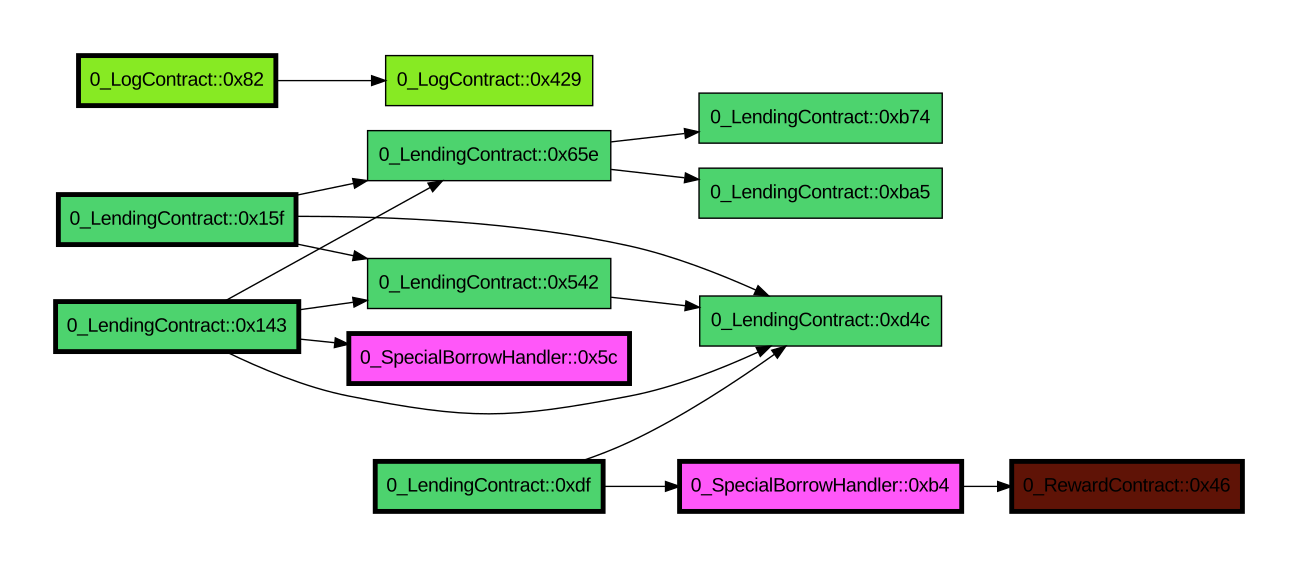

This figure's Python source:
import argparse
import os
import re
import networkx as nx
import matplotlib.pyplot as pyplot
import csv
import json
from collections import defaultdict
import subprocess
import random
from dataclasses import dataclass, asdict
import copy

# Global Variables
contract_set = set()  # Set of contract names to analyze

# Per contract call graphs
per_contract_call_graphs = dict()
per_contract_reverse_call_graphs = dict()

# Inter-contract call graphs
intercontract_call_graph = defaultdict(set)
intercontract_reverse_call_graph = defaultdict(set)

# Data structures to hold parsed data
tac_codes = dict() # contract.tac
function_sets = dict() # Function.csv
public_functions = dict() # PublicFunction.csv
external_calls = dict() # CallToSignatureHex.csv

tac_blocks = dict() # TAC_Block.csv
in_functions = dict() # InFunction.csv

partial_flows_oracle_to_external_call = dict() # PartialFlowOracleToExternalCall.csv
partial_flows_call_data_load_to_external_call = dict() # PartialFlowCallDataLoadToExternalCall.csv
partial_flows_call_data_load_to_sink = dict() # PartialFlowCallDataLoadToSink.csv

# Complete flows
complete_flows = list()  # Complete flows (both intra- and inter-contract)

# Flow classes

@dataclass
class Flow:
    flow_type: str       # e.g., "CompleteFlowOracleToSink", "PartialFlowOracleToExternalCall", "PartialFlowCallDataLoadToExternalCall", "PartialFlowCallDataLoadToSink"
    contract_name: str   # e.g., "ContractName"
    from_stmt: str       # e.g., "0x123"
    to_stmt: str         # e.g., "0xabc"


@dataclass
class CompleteFlow:
    flow_type: str      # always "[Intra/Inter]FlowOracleToSink"
    flows: list         # list of flow paths (each is a list of Flow steps)


def export_to_graphviz_pdf():
    """
    Exports the call graph to DOT and PDF with Graphviz.
    """
    dot_file = f"/home/fbioribeiro/thesis-tool/greed/resources/intercontract_callgraph.dot"
    pdf_file = f"/home/fbioribeiro/thesis-tool/greed/resources/intercontract_callgraph.pdf"

    # Assign random colors to each contract
    def random_color():
        return "#%06x" % random.randint(0x444444, 0xFFFFFF)  # readable color range

    contract_colors = {contract: random_color() for contract in contract_set}

    # Write DOT file
    with open(dot_file, "w") as f:
        f.write("digraph InterContractCallGraph {\n")
        f.write("  rankdir=LR;\n")
        f.write("  node [shape=box fontname=\"Arial\"];\n")

        added_nodes = set()

        for caller, callees in intercontract_call_graph.items():
            # Add caller node with color if not already added
            if caller not in added_nodes:
                contract, function_entry_block = caller.split("::")

                color = contract_colors[contract]
                penwidth = "3.5" if function_entry_block in public_functions[contract].keys() else "1"

                f.write(f"  \"{caller}\" [style=filled, fillcolor=\"{color}\", penwidth=\"{penwidth}\"];\n")
                added_nodes.add(caller)

            for callee in callees:
                # Add callee node with color if not already added
                if callee not in added_nodes:
                    contract, function_entry_block = callee.split("::")

                    color = contract_colors[contract]
                    penwidth = "3.5" if function_entry_block in public_functions[contract].keys() else "1"
                    f.write(f"  \"{callee}\" [style=filled, fillcolor=\"{color}\", penwidth=\"{penwidth}\"];\n")

                    added_nodes.add(callee)

                # Add the edge
                f.write(f"  \"{caller}\" -> \"{callee}\";\n")

        f.write("}\n")

    # Export to PDF
    try:
        subprocess.run(["dot", "-Tpdf", dot_file, "-o", pdf_file], check=True)
        print(f"Graph exported to: {pdf_file}")
    except subprocess.CalledProcessError as e:
        print("Error while generating PDF with dot:", e)

def export_call_graphs_to_json():
    """
    Exports the call graph and reverse call graph to JSON files.
    Exports the per contract reverse call graphs to a separate JSON file.
    """

    # Convert to JSON-safe structure (dict -> dict -> list)
    json_ready_per_contract_reverse_call_graphs = {
        contract_name: {
            caller: list(callees)  # convert set -> list
            for caller, callees in reverse_call_graph.items()
        }
        for contract_name, reverse_call_graph in per_contract_reverse_call_graphs.items()
    }

    call_graph_serializable = {k: list(v) for k, v in intercontract_call_graph.items()}
    reverse_call_graph_serializable = {k: list(v) for k, v in intercontract_reverse_call_graph.items()}

    # Export per contract reverse call graphs
    with open("/home/fbioribeiro/thesis-tool/greed/resources/per_contract_reverse_call_graphs.json", "w") as f:
        json.dump(json_ready_per_contract_reverse_call_graphs, f, indent=2)

    # Export call graph
    with open("/home/fbioribeiro/thesis-tool/greed/resources/call_graph.json", "w") as f:
        json.dump(call_graph_serializable, f, indent=4)

    # Export reverse call graph
    with open("/home/fbioribeiro/thesis-tool/greed/resources/reverse_call_graph.json", "w") as f:
        json.dump(reverse_call_graph_serializable, f, indent=4)

def export_complete_flows_to_json():
    """
    Exports the complete flows to a JSON file.
    """
    with open("/home/fbioribeiro/thesis-tool/greed/resources/complete_flows.json", "w") as f:
        json.dump([asdict(cf) for cf in complete_flows], f, indent=2)

def build_call_graphs(tac_code, function_set, contract_name):
    """
    Parses TAC IR and builds:
      - call_graph: caller -> [callees]
      - reverse_call_graph: callee -> [callers]
    
    Only considers CALLPRIVATE with known targets in function_set.
    """
    call_graph = defaultdict(set)
    reverse_call_graph = defaultdict(set)
    current_func = None

    for line in tac_code.splitlines():
        # Detect block/function headers
        block_match = re.match(r"    Begin block (\S+)", line)
        if block_match:
            block_addr = block_match.group(1)
            if block_addr in function_set:
                current_func = block_addr

        # Detect internal calls (CALLPRIVATE) and extract destination
        if "CALLPRIVATE" in line and current_func:
            target_match = re.search(r"CALLPRIVATE v\S+\((0x[0-9a-f]+)\)", line)
            if target_match:
                called_addr = target_match.group(1)
                if called_addr in function_set:
                    # Add both directions
                    call_graph[f"{contract_name}::{current_func}"].add(f"{contract_name}::{called_addr}")
                    reverse_call_graph[f"{contract_name}::{called_addr}"].add(f"{contract_name}::{current_func}")

    return call_graph, reverse_call_graph

def load_files():
    """
    Loads the necessary files, from the Gigahorse analysis, for each contract.
    """

    for contract_name in contract_set:
        print(f"Loading files for contract: {contract_name}")

        ### Load the contract TAC
        with open("/home/fbioribeiro/thesis-tool/greed/gigahorse-toolchain/.temp/" + contract_name + "/out/contract.tac", "r") as tac_file:
            tac_code = tac_file.read()

        tac_codes[contract_name] = tac_code
        
        ### Load the contract functions
        with open("/home/fbioribeiro/thesis-tool/greed/gigahorse-toolchain/.temp/" + contract_name + "/out/Function.csv", newline='') as csvfile:
            reader = csv.reader(csvfile)

            rows = [row[0] for row in reader]
            function_list = rows[1:] # Skip the function selector
            function_set = set(function_list)

        function_sets[contract_name] = function_set

        ### Load the public functions
        entry_block_to_function = dict()

        with open("/home/fbioribeiro/thesis-tool/greed/gigahorse-toolchain/.temp/" + contract_name + "/out/PublicFunction.csv", newline='') as csvfile:
            reader = csv.reader(csvfile, delimiter='\t')
            for row in reader:
                if len(row) == 2:
                    entry_block, function_name = row
                    entry_block_to_function[entry_block] = function_name
        
        public_functions[contract_name] = entry_block_to_function

        ### Load the external calls
        statement_to_externalcall_function = dict()

        with open("/home/fbioribeiro/thesis-tool/greed/gigahorse-toolchain/.temp/" + contract_name + "/out/CallToSignatureHex.csv", newline='') as csvfile:
            reader = csv.reader(csvfile, delimiter='\t')
            for row in reader:
                if len(row) == 2:
                    statement, externalcall_function = row
                    statement_to_externalcall_function[statement] = externalcall_function

        external_calls[contract_name] = statement_to_externalcall_function

        ### Load the TAC_Block's
        statement_to_block = dict()

        with open("/home/fbioribeiro/thesis-tool/greed/gigahorse-toolchain/.temp/" + contract_name + "/out/TAC_Block.csv", newline='') as csvfile:
            reader = csv.reader(csvfile, delimiter='\t')
            for row in reader:
                if len(row) == 2:
                    statement, block = row
                    statement_to_block[statement] = block

        tac_blocks[contract_name] = statement_to_block

        ### Load the InFunction's
        block_to_function_entry_block = dict()

        with open("/home/fbioribeiro/thesis-tool/greed/gigahorse-toolchain/.temp/" + contract_name + "/out/InFunction.csv", newline='') as csvfile:
            reader = csv.reader(csvfile, delimiter='\t')
            for row in reader:
                if len(row) == 2:
                    block, function_entry_block = row
                    block_to_function_entry_block[block] = function_entry_block

        in_functions[contract_name] = block_to_function_entry_block

        ### Load the Complete flows Oracle -> Sink
        with open("/home/fbioribeiro/thesis-tool/greed/gigahorse-toolchain/.temp/" + contract_name + "/out/CompleteFlowOracleToSink.csv", newline='') as csvfile:
            reader = csv.reader(csvfile, delimiter='\t')
            for row in reader:
                if len(row) == 2:
                    oracle_stmt, sink_stmt = row
                    complete_flows.append(CompleteFlow("IntraFlowOracleToSink", [Flow("CompleteFlowOracleToSink", contract_name, oracle_stmt, sink_stmt)]))

        ### Load the Partial flows Oracle -> External Call
        flows_oracle_to_external_call = list()

        with open("/home/fbioribeiro/thesis-tool/greed/gigahorse-toolchain/.temp/" + contract_name + "/out/PartialFlowOracleToExternalCall.csv", newline='') as csvfile:
            reader = csv.reader(csvfile, delimiter='\t')
            for row in reader:
                if len(row) == 3:
                    oracle_stmt, external_stmt, external_sig = row
                    flows_oracle_to_external_call.append((oracle_stmt, external_stmt, external_sig))
        
        partial_flows_oracle_to_external_call[contract_name] = flows_oracle_to_external_call

        ### Load the Partial flows Calldataload -> External Call
        flows_call_data_load_to_external_call = list()
        with open("/home/fbioribeiro/thesis-tool/greed/gigahorse-toolchain/.temp/" + contract_name + "/out/PartialFlowCallDataLoadToExternalCall.csv", newline='') as csvfile:
            reader = csv.reader(csvfile, delimiter='\t')
            for row in reader:
                if len(row) == 3:
                    calldataload_stmt, external_stmt, external_sig = row
                    flows_call_data_load_to_external_call.append((calldataload_stmt, external_stmt, external_sig))

        partial_flows_call_data_load_to_external_call[contract_name] = flows_call_data_load_to_external_call

        ### Load the Partial flows Calldataload -> Sink
        flows_call_data_load_to_sink = list()
        with open("/home/fbioribeiro/thesis-tool/greed/gigahorse-toolchain/.temp/" + contract_name + "/out/PartialFlowCallDataLoadToSink.csv", newline='') as csvfile:
            reader = csv.reader(csvfile, delimiter='\t')
            for row in reader:
                if len(row) == 2:
                    calldataload_stmt, sink_stmt = row
                    flows_call_data_load_to_sink.append((calldataload_stmt, sink_stmt))
        
        partial_flows_call_data_load_to_sink[contract_name] = flows_call_data_load_to_sink
        
def compose_function_name(contract_name, function_entry_block):
    """
    Composes a function name from the contract name and the function entry block.
    """
    return f"{contract_name}::{function_entry_block}"

def recurse_partial_flow_calldataload_to_sink(contract_name, function_entry_block, flows):
    """
    Checks partial flows from calldataload to sink for a given contract.
    """
    list_of_flows_lists = list()

    for flow in partial_flows_call_data_load_to_sink[contract_name]:
        calldataload_stmt, sink_stmt = flow

        # Check if the calldataload statement is in the same function as the function entry block called
        if function_entry_block == in_functions[contract_name][tac_blocks[contract_name][calldataload_stmt]]:

            flows_copy = [copy.deepcopy(f) for f in flows]
            f1 = Flow("PartialFlowCallDataLoadToSink", contract_name, calldataload_stmt, sink_stmt)
            flows_copy.append(f1)

            list_of_flows_lists.append(flows_copy)

    return list_of_flows_lists

def recurse_partial_flow_calldataload_to_external_call(contract_name, function_entry_block, flows):
    """
    Recursively checks partial flows from calldataload to external calls for a given contract.
    """
    list_of_flows_lists = list()

    for flow in partial_flows_call_data_load_to_external_call[contract_name]:
        calldataload_stmt, external_stmt, external_sig = flow

        # Check if the calldataload statement is in the same function as the function entry block called
        if function_entry_block == in_functions[contract_name][tac_blocks[contract_name][calldataload_stmt]]:

            external_call_block = tac_blocks[contract_name][external_stmt] # Statement -> Block
            external_call_function_entry_block = in_functions[contract_name][external_call_block] # Block -> Function entry block
            
            flows_copy = [copy.deepcopy(f) for f in flows]
            f1 = Flow("PartialFlowCallDataLoadToExternalCall", contract_name, calldataload_stmt, external_stmt)
            flows_copy.append(f1)

            # Check if any callee belongs to another contract
            for callee in intercontract_call_graph[compose_function_name(contract_name, external_call_function_entry_block)]:
                callee_contract_name, callee_entry_block = callee.split("::")

                if callee_contract_name != contract_name and external_sig == public_functions[callee_contract_name][callee_entry_block]:
                    
                    # Recurse with copies of the flows list
                    flows_copy_1 = [copy.deepcopy(f) for f in flows_copy]
                    flows_copy_2 = [copy.deepcopy(f) for f in flows_copy]

                    list_of_flows_lists_1 = recurse_partial_flow_calldataload_to_sink(callee_contract_name, callee_entry_block, flows_copy_1)

                    list_of_flows_lists_2 = recurse_partial_flow_calldataload_to_external_call(callee_contract_name, callee_entry_block, flows_copy_2)

                    list_of_flows_lists.extend(list_of_flows_lists_1)
                    list_of_flows_lists.extend(list_of_flows_lists_2)

    return list_of_flows_lists

def check_partial_flows(contract_name):
    """
    Checks the partial flows from Oracle to External Call and recurses different partial flows from other contracts to find complete flows ending in sinks.
    """
    list_of_flows_lists = list()

    for flow in partial_flows_oracle_to_external_call[contract_name]:
        oracle_stmt, external_stmt, external_sig = flow

        flows = list()
        f1 = Flow("PartialFlowOracleToExternalCall", contract_name, oracle_stmt, external_stmt)
        flows.append(f1)

        external_call_block = tac_blocks[contract_name][external_stmt] # Statement -> Block
        external_call_function_entry_block = in_functions[contract_name][external_call_block] # Block -> Function entry block

        # Check if any callee of the external call belongs to another contract
        for callee in intercontract_call_graph[compose_function_name(contract_name, external_call_function_entry_block)]:
            callee_contract_name, callee_entry_block = callee.split("::")

            if callee_contract_name != contract_name and external_sig == public_functions[callee_contract_name][callee_entry_block]:
                
                # Recurse with copies of the flows list
                flows_copy_1 = [copy.deepcopy(f) for f in flows]
                flows_copy_2 = [copy.deepcopy(f) for f in flows]

                list_of_flows_lists_1 = recurse_partial_flow_calldataload_to_sink(callee_contract_name, callee_entry_block, flows_copy_1)

                list_of_flows_lists_2 = recurse_partial_flow_calldataload_to_external_call(callee_contract_name, callee_entry_block, flows_copy_2)

                list_of_flows_lists.extend(list_of_flows_lists_1)
                list_of_flows_lists.extend(list_of_flows_lists_2)

    for flows_list in list_of_flows_lists:

        # Only add to complete flows if the (last partial) flow ends in a sink
        # NOTE: In theory, only partial flows that end in a sink will be added to the returned list of lists in the recursion,
        # NOTE: so these flows should already always end in a sink
        if flows_list[-1].flow_type == "PartialFlowCallDataLoadToSink":
            complete_flows.append(CompleteFlow("InterFlowOracleToSink", flows_list))

def print_complete_flows():
    """
    Prints the complete flows in a readable format for debug.
    """
    for i, cf in enumerate(complete_flows):
        print(f"\n=== CompleteFlow #{i} ===")
        print(f"Flow type: {cf.flow_type}")
        print(f"  Flow has {len(cf.flows)} steps:")
        for j, partial_flow in enumerate(cf.flows):
            print(f"    Step #{j} - {partial_flow.flow_type} | Contract: {partial_flow.contract_name}, From: {partial_flow.from_stmt}, To: {partial_flow.to_stmt}")


def get_args():
    parser = argparse.ArgumentParser()
    parser.add_argument("contracts_str", type=str, help="Comma-separated list of the names of the contracts to analyze")
    return parser.parse_args()

def main():
    args = get_args()

    global contract_set
    contract_set = set(args.contracts_str.split(','))
    print("Contracts to analyze:", contract_set)
    print()

    load_files()
    print("File loading complete.")
    print()

    # Build per contract call graphs
    for contract_name in contract_set:

        call_graph, reverse_call_graph = build_call_graphs(tac_codes[contract_name], function_sets[contract_name], contract_name)

        # Update per contract call graphs
        per_contract_call_graphs[contract_name] = call_graph
        per_contract_reverse_call_graphs[contract_name] = reverse_call_graph

        # Update inter-contract call graphs
        for caller, callees in call_graph.items():
            intercontract_call_graph[caller].update(callees)
        for callee, callers in reverse_call_graph.items():
            intercontract_reverse_call_graph[callee].update(callers)

    # Parse external calls and public functions to link the per contract call graphs
    for contract_name in contract_set:
        
        for statement, externalcall_function in external_calls[contract_name].items():
            # Check if the external call is to a public function in another contract
            for other_contract_name in contract_set:
                if other_contract_name != contract_name:

                    for entry_block, function_name in public_functions[other_contract_name].items():
                        if externalcall_function == function_name:
                            block = tac_blocks[contract_name][statement] # Statement -> Block
                            function_entry_block = in_functions[contract_name][block] # Block -> Function entry block

                            intercontract_call_graph[f"{contract_name}::{function_entry_block}"].add(f"{other_contract_name}::{entry_block}")
                            intercontract_reverse_call_graph[f"{other_contract_name}::{entry_block}"].add(f"{contract_name}::{function_entry_block}")
                        
    # Export the inter-contract call graph to a PDF
    export_to_graphviz_pdf()

    # Export call graphs to JSON files
    export_call_graphs_to_json()

    print("Inter-contract call graph created and exported succesfully.")
    print()

    # Analyze inter-contract flows using the inter-contract call graph
    for contract_name in contract_set:
        print(f"Analyzing potential inter-contract flows for {contract_name}...")

        # TODO: Is there a way to check if the calldataload is indeed from the function that we are analyzing?
        # TODO: Can this approach incur in loops? In theory, I guess not?
        check_partial_flows(contract_name)
    
    print("Inter-contract flows analysis complete.")
    print()

    print_complete_flows()
    print()

    export_complete_flows_to_json()
    print("Complete flows exported succesfully to JSON.")
    print()

if __name__ == "__main__":
    main()
